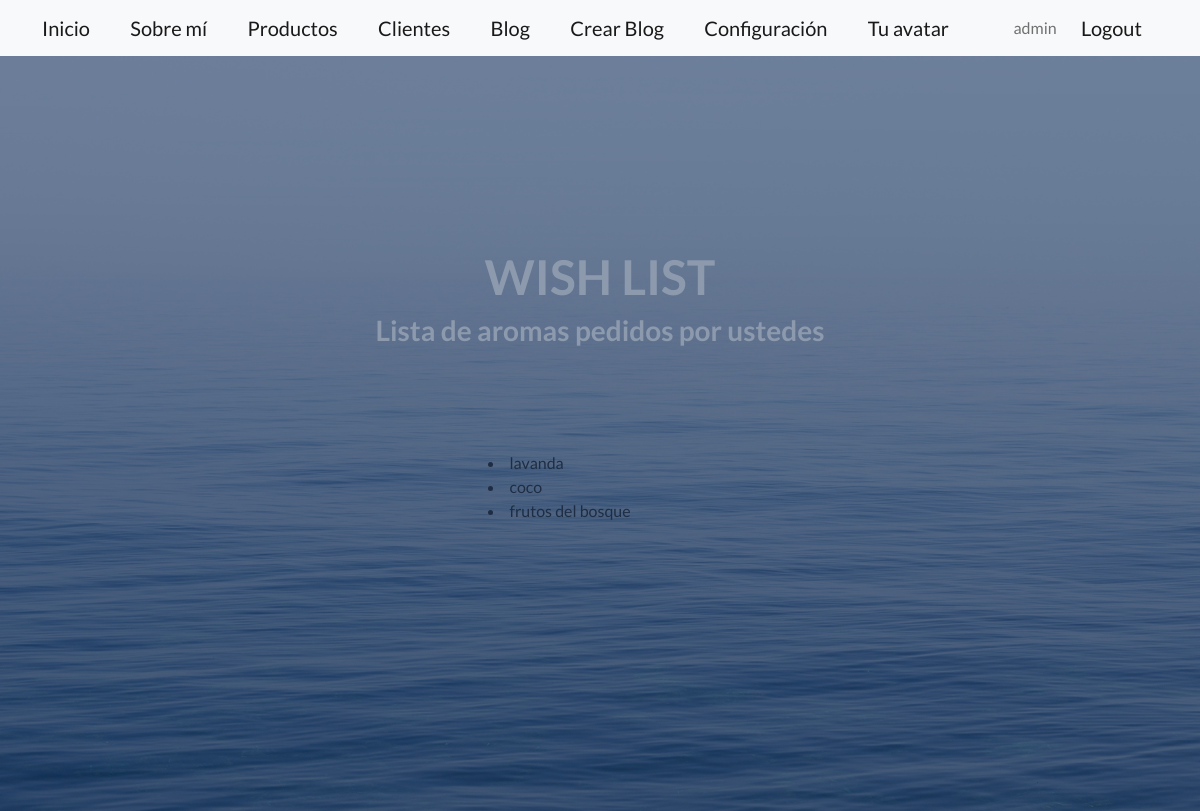
The page /wish/ (signed in) on the database its author committed.
### AppCoder/models.py (models this page shows, shortened)
class Producto (models.Model):
    nombre_producto = models.CharField(max_length=100)

### AppCoder/views.py (the view)
# urls.py: path("wish/", wish_view, name="wish"),
@login_required
def wish_view (request):
    Solicitados = models.Producto.objects.all()
    context = {"producto": Solicitados}
    return render(request, "AppCoder/wish.html", context)

### AppCoder/templates/AppCoder/wish.html
{% extends 'AppCoder/base.html' %}
{% block contenido %}
  <header class="masthead">
    <h1 align="center" style="color: white;">WISH LIST</h1>
    <h3 align="center" style="color: white;">Lista de aromas pedidos por ustedes</h3>
  <section class="py-5">
    <div class="container px-4 px-lg-5 mt-5">
        <div class="row gx-4 gx-lg-5 row-cols-2 row-cols-md-3 row-cols-xl-4 justify-content-center">
            <div class="col mb-5">
     {% for producto in producto %}
     <li> {{ producto.nombre_producto}}</li>
   {% endfor %}
  </header>
{% endblock contenido %}

### AppCoder/templates/AppCoder/navbar.html (shortened to what this page needs)
        <nav class="navbar navbar-light bg-light static-top">
            <div class="container">
                {% if user.is_authenticated %}
                <a class="navbar-brand" href="{% url 'AppCoder:inicio' %}">Inicio</a>
                <a class="navbar-brand" href="{% url 'AppCoder:historia' %}">Sobre mí</a>
                <a class="navbar-brand" href="{% url 'AppCoder:productos' %}">Productos</a>
                <a class="navbar-brand" href="{% url 'AppCoder:socios' %}">Clientes</a>
                <a class="navbar-brand" href="{% url 'AppCoder:visualizar-blogs' %}">Blog</a>
                <a class="navbar-brand" href="{% url 'AppCoder:crear-blog' %}">Crear Blog</a>
                <a class="navbar-brand" href="{% url 'AppCoder:editar-perfil' %}"> Configuración</a>
                <a class="navbar-brand" href="{% url 'AppCoder:crear-avatar' %}">Tu avatar</a>
                <span class="navbar-text">{{ user.username }}</span>
                <a class="navbar-brand" href="{% url 'AppCoder:logout' %}">Logout</a>
                {% endif %}
            </div>
        </nav>

### rows shown on the page
Producto: nombre_producto "lavanda"
Producto: nombre_producto "coco"
Producto: nombre_producto "frutos del bosque"

### other values the page prints
{{ user.username }} "admin"
